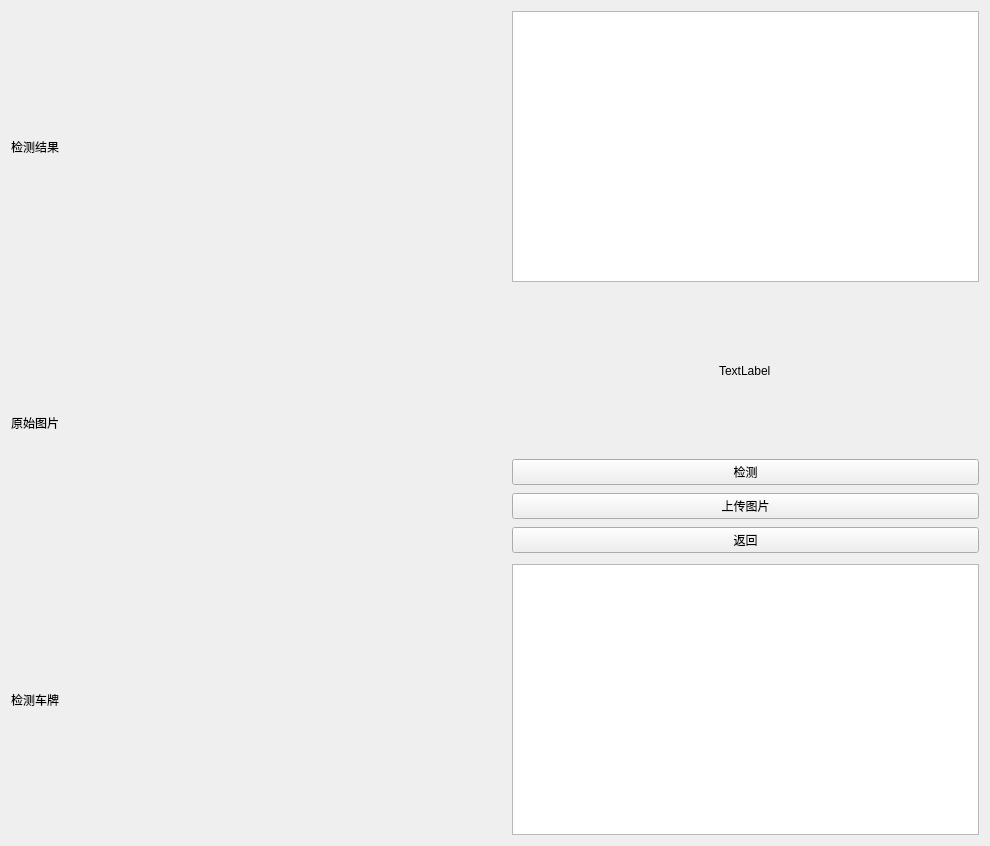
<?xml version="1.0" encoding="UTF-8"?>
<ui version="4.0">
 <class>Form</class>
 <widget class="QWidget" name="Form">
  <property name="geometry">
   <rect>
    <x>0</x>
    <y>0</y>
    <width>990</width>
    <height>846</height>
   </rect>
  </property>
  <property name="windowTitle">
   <string>Form</string>
  </property>
  <layout class="QGridLayout" name="gridLayout">
   <item row="0" column="1">
    <widget class="QTextBrowser" name="detect_object_text">
     <property name="sizePolicy">
      <sizepolicy hsizetype="Preferred" vsizetype="Preferred">
       <horstretch>0</horstretch>
       <verstretch>0</verstretch>
      </sizepolicy>
     </property>
    </widget>
   </item>
   <item row="0" column="0">
    <widget class="QLabel" name="predict_result_label">
     <property name="minimumSize">
      <size>
       <width>495</width>
       <height>270</height>
      </size>
     </property>
     <property name="text">
      <string>检测结果</string>
     </property>
    </widget>
   </item>
   <item row="1" column="0">
    <widget class="QLabel" name="original_img_label">
     <property name="enabled">
      <bool>true</bool>
     </property>
     <property name="sizePolicy">
      <sizepolicy hsizetype="Preferred" vsizetype="Preferred">
       <horstretch>0</horstretch>
       <verstretch>0</verstretch>
      </sizepolicy>
     </property>
     <property name="minimumSize">
      <size>
       <width>495</width>
       <height>270</height>
      </size>
     </property>
     <property name="text">
      <string>原始图片</string>
     </property>
    </widget>
   </item>
   <item row="1" column="1">
    <layout class="QVBoxLayout" name="verticalLayout">
     <item alignment="Qt::AlignHCenter">
      <widget class="QLabel" name="load_gif_label">
       <property name="maximumSize">
        <size>
         <width>64</width>
         <height>161</height>
        </size>
       </property>
       <property name="text">
        <string>TextLabel</string>
       </property>
      </widget>
     </item>
     <item>
      <widget class="QPushButton" name="detect_btn">
       <property name="text">
        <string>检测</string>
       </property>
      </widget>
     </item>
     <item>
      <widget class="QPushButton" name="select_img_btn">
       <property name="text">
        <string>上传图片</string>
       </property>
      </widget>
     </item>
     <item>
      <widget class="QPushButton" name="back_btn">
       <property name="text">
        <string>返回</string>
       </property>
      </widget>
     </item>
    </layout>
   </item>
   <item row="3" column="0">
    <widget class="QLabel" name="read_license_plate_label">
     <property name="minimumSize">
      <size>
       <width>495</width>
       <height>270</height>
      </size>
     </property>
     <property name="text">
      <string>检测车牌</string>
     </property>
    </widget>
   </item>
   <item row="3" column="1">
    <widget class="QTextBrowser" name="read_license_plate_text">
     <property name="sizePolicy">
      <sizepolicy hsizetype="Preferred" vsizetype="Preferred">
       <horstretch>0</horstretch>
       <verstretch>0</verstretch>
      </sizepolicy>
     </property>
    </widget>
   </item>
  </layout>
 </widget>
 <resources/>
 <connections/>
</ui>
